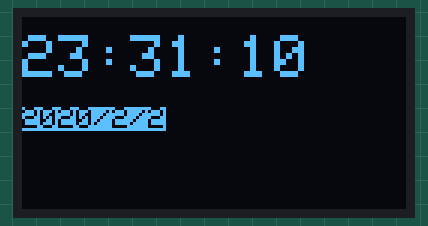
The sketch below on a simulated Arduino Uno, built with avr-gcc and run on an emulated ATmega328P. On the bench: 128×64 one-colour display. The local clock reads 2024-03-15 10:24:30 at power-on unless the sketch sets it.

Above: at 0.1 s.
At 5.1 s:
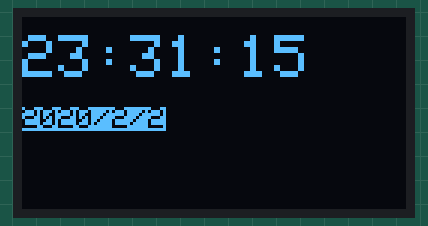
At 9.1 s:
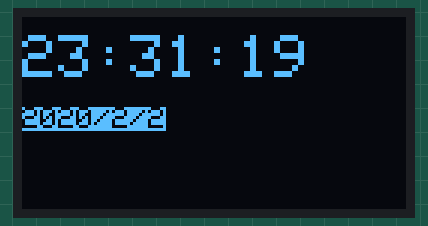
At 18.1 s:
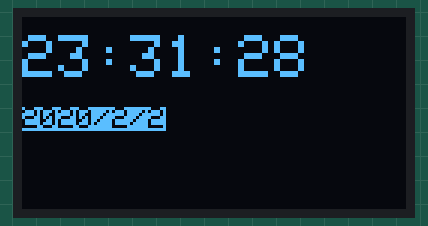
At 27.1 s:
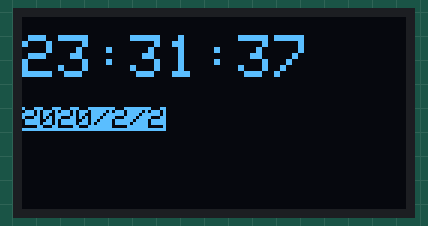
At 37.1 s:
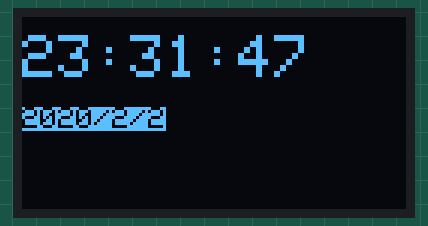

Measured:
- what the display in image 1 shows lasts 1.1 s, from 5.0 s to 6.1 s

The sketch:

Lab7-2.ino
```cpp
#include <SPI.h>
#include <Wire.h>
#include <Adafruit_GFX.h>
#include <Adafruit_SSD1306.h>
#include <ThreeWire.h>
#include <RtcDS1302.h>
ThreeWire myWire(4,5,2); // IO, SCLK, CE
RtcDS1302<ThreeWire> Rtc(myWire);
#define a A0
#define b A1
#define SCREEN_WIDTH 128 // OLED display width, in pixels
#define SCREEN_HEIGHT 64 // OLED display height, in pixels
#define OLED_RESET     -1 // Reset pin # (or -1 if sharing Arduino reset pin)
Adafruit_SSD1306 display(SCREEN_WIDTH, SCREEN_HEIGHT, &Wire, OLED_RESET);
void printDateTime(const RtcDateTime& dt){
  display.clearDisplay(); // clears the screen and buffer
  display.setTextSize(2.5);
  display.setTextColor(WHITE);
  display.setCursor(0, 6);
  display.print(dt.Hour(), DEC);
  display.print(':');
  display.print(dt.Minute(), DEC);
  display.print(':');
  display.print(dt.Second(), DEC);
  display.println();
  display.setCursor(0, 30);
  display.setTextSize(1);
  display.setTextColor(BLACK, WHITE);
  display.print(dt.Year(), DEC);
  display.print("/");
  display.print(dt.Month(), DEC);
  display.print("/");
  display.print(dt.Day(),DEC);
  display.display();
}
void setup() {
display.begin(SSD1306_SWITCHCAPVCC, 0x3c); //initialize I2C addr 0x3c
display.clearDisplay(); // clears the screen and buffer
display.drawPixel(127, 63, WHITE);
pinMode(0,INPUT);
pinMode(1,INPUT);
Serial.begin(57600);
Rtc.Begin();
RtcDateTime setting_time(2020,2,2,23,31,10);// year, month, dayOfMonth, hour, minute, second
printDateTime(setting_time);//Try to comment This line
Rtc.SetDateTime(setting_time);

display.setTextSize(3);
display.setTextColor(WHITE);
display.setCursor(0,0);

display.display();


}

void loop() {

  RtcDateTime now = Rtc.GetDateTime();
  printDateTime(now);

display.display();
  }
```
